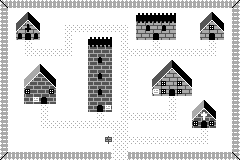

This game map was drawn from its Tiled (.tmx) file and the tilesets committed beside it. A one-line description and the full map source follow:
An orthogonal 30x20 tile map with 8x8 px tiles, 1 tile layer (Terrain), 2 tilesets and 21 objects.

<map version="1.9" tiledversion="1.9.2" orientation="orthogonal" renderorder="right-down" width="30" height="20" tilewidth="8" tileheight="8" infinite="0" nextlayerid="3" nextobjectid="22">
 <properties>
  <property name="DefaultTerrain" type="int" value="4" />
  <property name="Name" value="Quotidian" />
 </properties>
 <tileset firstgid="1" source="Terrain.tsx" />
 <tileset firstgid="129" source="EventTypes.tsx" />
 <layer id="1" name="Terrain" width="30" height="20">
  <data encoding="csv">
32,25,25,25,25,25,25,25,25,25,25,25,25,25,25,25,25,25,25,25,25,25,25,25,25,25,25,25,25,29,
28,4,4,46,4,4,4,4,4,4,4,4,4,4,4,4,4,70,70,70,70,70,4,4,4,4,46,4,4,26,
28,4,44,43,45,4,4,4,4,4,4,4,4,4,4,4,4,48,48,48,48,48,4,4,4,44,43,45,4,26,
28,4,41,64,42,4,4,4,57,57,57,57,57,57,57,57,4,33,65,33,65,33,4,4,4,41,35,42,4,26,
28,4,65,34,65,4,4,4,57,4,4,70,70,70,4,57,4,33,33,34,33,33,4,4,4,33,34,33,4,26,
28,4,4,57,4,4,4,4,57,4,4,56,56,56,4,57,4,4,4,57,4,4,4,4,4,4,57,4,4,26,
28,4,4,57,57,57,57,57,57,4,4,37,37,37,4,57,57,57,57,57,57,57,57,57,57,57,57,4,4,26,
28,4,4,4,4,4,4,4,4,4,4,37,66,37,4,57,4,4,4,4,4,46,4,4,4,4,4,4,4,26,
28,4,4,4,52,45,4,4,4,4,4,37,37,37,4,57,4,4,4,4,44,43,45,4,4,4,4,4,4,26,
28,4,4,52,49,50,45,4,4,4,4,37,66,37,4,57,4,4,4,44,41,33,42,45,4,4,4,4,4,26,
28,4,4,49,37,37,50,4,4,4,4,37,37,37,4,57,4,4,4,41,35,33,35,42,4,4,4,4,4,26,
28,4,4,39,37,37,39,4,4,4,4,37,66,37,4,57,4,4,4,36,35,34,35,33,4,4,4,4,4,26,
28,4,4,37,40,38,37,4,4,4,4,37,37,37,4,57,4,4,4,4,4,57,4,4,4,54,4,4,4,26,
28,4,4,4,4,57,4,4,4,4,4,37,38,40,4,57,4,4,4,4,4,57,4,4,52,51,53,4,4,26,
28,4,4,4,4,57,4,4,4,4,4,4,57,4,4,57,57,57,57,57,57,57,4,4,49,63,50,4,4,26,
28,4,4,4,4,57,57,57,57,57,57,57,57,57,57,57,4,4,4,4,4,4,4,4,39,38,39,4,4,26,
28,4,4,4,4,4,4,4,4,4,4,4,4,4,57,57,4,4,4,4,4,4,4,4,4,57,4,4,4,26,
28,4,4,4,4,4,4,4,4,4,4,4,4,68,57,57,57,57,57,57,57,57,57,57,57,57,4,4,4,26,
28,4,4,4,4,4,4,4,4,4,4,4,4,4,57,57,4,4,4,4,4,4,4,4,4,4,4,4,4,26,
31,27,27,27,27,27,27,27,27,27,27,27,27,27,57,57,27,27,27,27,27,27,27,27,27,27,27,27,27,30
</data>
 </layer>
 <objectgroup id="2" name="Events" opacity="0.47">
  <object id="1" gid="130" x="208" y="40" width="8" height="8">
   <properties>
    <property name="OnEnter" type="object" value="2" />
   </properties>
  </object>
  <object id="2" gid="132" x="252.649" y="24.5319" width="8" height="8">
   <properties>
    <property name="ToMap" value="Home" />
    <property name="ToX" type="int" value="3" />
    <property name="ToY" type="int" value="4" />
   </properties>
  </object>
  <object id="3" gid="130" x="112" y="160" width="8" height="8">
   <properties>
    <property name="OnEnter" type="object" value="19" />
   </properties>
  </object>
  <object id="4" gid="130" x="120" y="160" width="8" height="8">
   <properties>
    <property name="OnEnter" type="object" value="19" />
   </properties>
  </object>
  <object id="5" gid="130" x="104" y="144" width="8" height="8">
   <properties>
    <property name="OnBump" type="object" value="11" />
   </properties>
  </object>
  <object id="6" gid="130" x="168" y="96" width="8" height="8">
   <properties>
    <property name="OnEnter" type="object" value="21" />
   </properties>
  </object>
  <object id="7" gid="130" x="200" y="128" width="8" height="8" />
  <object id="8" gid="130" x="96" y="112" width="8" height="8" />
  <object id="9" gid="130" x="24" y="40" width="8" height="8" />
  <object id="10" gid="130" x="152" y="96" width="8" height="8">
   <properties>
    <property name="OnBump" type="object" value="12" />
   </properties>
  </object>
  <object id="11" gid="131" x="91.5179" y="178.075" width="8" height="8">
   <properties>
    <property name="Message" value="Welcome to the Town of Quotidian!" />
   </properties>
  </object>
  <object id="12" gid="131" x="272.288" y="120.05" width="8" height="8">
   <properties>
    <property name="Message" value="Bromidic Inn" />
   </properties>
  </object>
  <object id="13" gid="130" x="152" y="40" width="8" height="8">
   <properties>
    <property name="OnEnter" type="object" value="20" />
   </properties>
  </object>
  <object id="14" gid="130" x="40" y="104" width="8" height="8" />
  <object id="15" gid="130" x="32" y="104" width="8" height="8">
   <properties>
    <property name="OnBump" type="object" value="16" />
   </properties>
  </object>
  <object id="16" gid="131" x="-38.3686" y="108.668" width="8" height="8">
   <properties>
    <property name="Message" value="Dagger Dale's Discount Daggers (and Cheese!)" />
   </properties>
  </object>
  <object id="17" gid="130" x="104" y="112" width="8" height="8">
   <properties>
    <property name="OnBump" type="object" value="18" />
   </properties>
  </object>
  <object id="18" gid="131" x="150.436" y="178.744" width="8" height="8">
   <properties>
    <property name="Message">Mage Tower
GO AWAY!</property>
   </properties>
  </object>
  <object id="19" gid="132" x="117.629" y="185.663" width="8" height="8">
   <properties>
    <property name="ToMap" value="World" />
    <property name="ToX" type="int" value="117" />
    <property name="ToY" type="int" value="115" />
   </properties>
  </object>
  <object id="20" gid="132" x="155.792" y="-13.8538" width="8" height="8">
   <properties>
    <property name="ToMap" value="Garrison" />
    <property name="ToX" type="int" value="4" />
    <property name="ToY" type="int" value="5" />
   </properties>
  </object>
  <object id="21" gid="132" x="260.46" y="87.4666" width="8" height="8">
   <properties>
    <property name="ToMap" value="Inn" />
    <property name="ToX" type="int" value="5" />
    <property name="ToY" type="int" value="6" />
   </properties>
  </object>
 </objectgroup>
</map>
